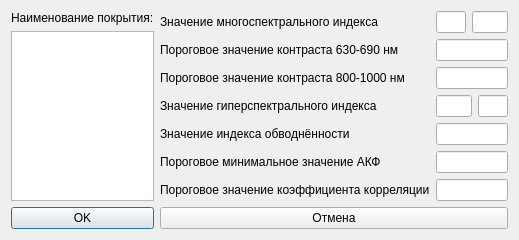
<?xml version="1.0" encoding="UTF-8"?>
<ui version="4.0">
 <class>DlgEmbedObj</class>
 <widget class="QDialog" name="DlgEmbedObj">
  <property name="geometry">
   <rect>
    <x>0</x>
    <y>0</y>
    <width>519</width>
    <height>225</height>
   </rect>
  </property>
  <property name="windowTitle">
   <string>Dialog</string>
  </property>
  <layout class="QGridLayout" name="gridLayout_2">
   <item row="0" column="0">
    <widget class="QLabel" name="label_8">
     <property name="text">
      <string>Наименование покрытия:</string>
     </property>
    </widget>
   </item>
   <item row="0" column="1" rowspan="2">
    <layout class="QGridLayout" name="gridLayout">
     <item row="0" column="0">
      <widget class="QLabel" name="label">
       <property name="text">
        <string>Значение многоспектрального индекса</string>
       </property>
      </widget>
     </item>
     <item row="0" column="1">
      <widget class="QLineEdit" name="EditMSIndex"/>
     </item>
     <item row="0" column="2" colspan="2">
      <widget class="QLineEdit" name="EditMSIndexDelta"/>
     </item>
     <item row="1" column="0">
      <widget class="QLabel" name="label_3">
       <property name="text">
        <string>Пороговое значение контраста 630-690 нм</string>
       </property>
      </widget>
     </item>
     <item row="1" column="1" colspan="3">
      <widget class="QLineEdit" name="EditCntrast630_690"/>
     </item>
     <item row="2" column="0">
      <widget class="QLabel" name="label_4">
       <property name="text">
        <string>Пороговое значение контраста 800-1000 нм</string>
       </property>
      </widget>
     </item>
     <item row="2" column="1" colspan="3">
      <widget class="QLineEdit" name="EditCntrast800_1000"/>
     </item>
     <item row="3" column="0">
      <widget class="QLabel" name="label_2">
       <property name="text">
        <string>Значение гиперспектрального индекса</string>
       </property>
      </widget>
     </item>
     <item row="3" column="1" colspan="2">
      <widget class="QLineEdit" name="EditGSIndex">
       <property name="text">
        <string/>
       </property>
      </widget>
     </item>
     <item row="3" column="3">
      <widget class="QLineEdit" name="EditGSIndexDelta"/>
     </item>
     <item row="4" column="0">
      <widget class="QLabel" name="label_5">
       <property name="text">
        <string>Значение индекса обводнённости</string>
       </property>
      </widget>
     </item>
     <item row="4" column="1" colspan="3">
      <widget class="QLineEdit" name="EditWBIIndex">
       <property name="text">
        <string/>
       </property>
      </widget>
     </item>
     <item row="5" column="0">
      <widget class="QLabel" name="label_6">
       <property name="text">
        <string>Пороговое минимальное значение АКФ</string>
       </property>
      </widget>
     </item>
     <item row="5" column="1" colspan="3">
      <widget class="QLineEdit" name="EditAKF">
       <property name="text">
        <string/>
       </property>
      </widget>
     </item>
     <item row="6" column="0">
      <widget class="QLabel" name="label_7">
       <property name="text">
        <string>Пороговое значение коэффициента корреляции</string>
       </property>
      </widget>
     </item>
     <item row="6" column="1" colspan="3">
      <widget class="QLineEdit" name="EditKofCor">
       <property name="text">
        <string/>
       </property>
      </widget>
     </item>
    </layout>
   </item>
   <item row="1" column="0">
    <widget class="QListWidget" name="ListNameEmbedObj"/>
   </item>
   <item row="2" column="0">
    <widget class="QPushButton" name="ButtonOK">
     <property name="text">
      <string>OK</string>
     </property>
    </widget>
   </item>
   <item row="2" column="1">
    <widget class="QPushButton" name="ButtonCancel">
     <property name="text">
      <string>Отмена</string>
     </property>
    </widget>
   </item>
  </layout>
 </widget>
 <resources/>
 <connections/>
</ui>
